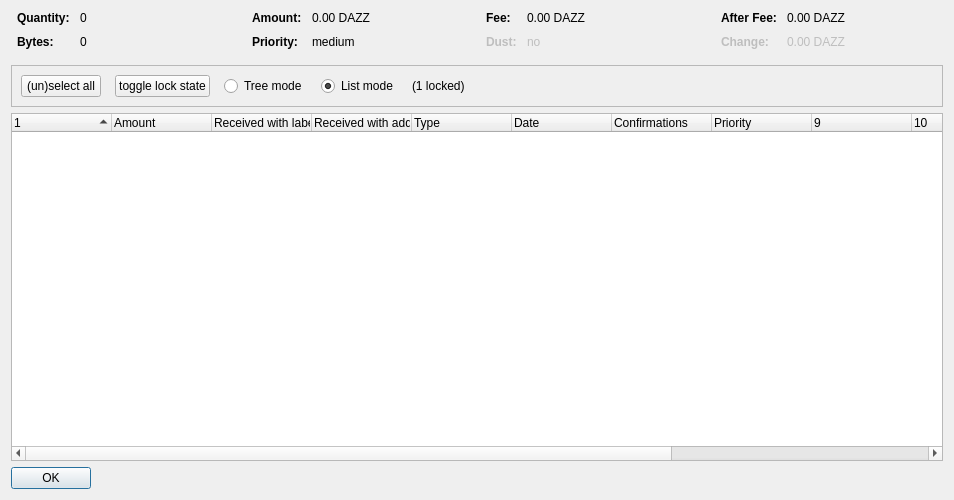
<?xml version="1.0" encoding="UTF-8"?>
<ui version="4.0">
 <class>CoinControlDialog</class>
 <widget class="QDialog" name="CoinControlDialog">
  <property name="geometry">
   <rect>
    <x>0</x>
    <y>0</y>
    <width>954</width>
    <height>500</height>
   </rect>
  </property>
  <property name="windowTitle">
   <string>Coin Selection</string>
  </property>
  <layout class="QVBoxLayout" name="verticalLayout">
   <item>
    <layout class="QHBoxLayout" name="horizontalLayoutTop" stretch="0,0,0,0">
     <property name="topMargin">
      <number>0</number>
     </property>
     <property name="bottomMargin">
      <number>10</number>
     </property>
     <item>
      <layout class="QFormLayout" name="formLayoutCoinControl1">
       <property name="horizontalSpacing">
        <number>10</number>
       </property>
       <property name="verticalSpacing">
        <number>10</number>
       </property>
       <property name="leftMargin">
        <number>6</number>
       </property>
       <property name="rightMargin">
        <number>6</number>
       </property>
       <item row="0" column="0">
        <widget class="QLabel" name="labelCoinControlQuantityText">
         <property name="font">
          <font>
           <weight>75</weight>
           <bold>true</bold>
          </font>
         </property>
         <property name="text">
          <string>Quantity:</string>
         </property>
        </widget>
       </item>
       <item row="0" column="1">
        <widget class="QLabel" name="labelCoinControlQuantity">
         <property name="cursor">
          <cursorShape>IBeamCursor</cursorShape>
         </property>
         <property name="contextMenuPolicy">
          <enum>Qt::ActionsContextMenu</enum>
         </property>
         <property name="text">
          <string notr="true">0</string>
         </property>
         <property name="textInteractionFlags">
          <set>Qt::LinksAccessibleByMouse|Qt::TextSelectableByKeyboard|Qt::TextSelectableByMouse</set>
         </property>
        </widget>
       </item>
       <item row="1" column="0">
        <widget class="QLabel" name="labelCoinControlBytesText">
         <property name="font">
          <font>
           <weight>75</weight>
           <bold>true</bold>
          </font>
         </property>
         <property name="text">
          <string>Bytes:</string>
         </property>
        </widget>
       </item>
       <item row="1" column="1">
        <widget class="QLabel" name="labelCoinControlBytes">
         <property name="cursor">
          <cursorShape>IBeamCursor</cursorShape>
         </property>
         <property name="contextMenuPolicy">
          <enum>Qt::ActionsContextMenu</enum>
         </property>
         <property name="text">
          <string notr="true">0</string>
         </property>
         <property name="textInteractionFlags">
          <set>Qt::LinksAccessibleByMouse|Qt::TextSelectableByKeyboard|Qt::TextSelectableByMouse</set>
         </property>
        </widget>
       </item>
      </layout>
     </item>
     <item>
      <layout class="QFormLayout" name="formLayoutCoinControl2">
       <property name="horizontalSpacing">
        <number>10</number>
       </property>
       <property name="verticalSpacing">
        <number>10</number>
       </property>
       <property name="leftMargin">
        <number>6</number>
       </property>
       <property name="rightMargin">
        <number>6</number>
       </property>
       <item row="0" column="0">
        <widget class="QLabel" name="labelCoinControlAmountText">
         <property name="font">
          <font>
           <weight>75</weight>
           <bold>true</bold>
          </font>
         </property>
         <property name="text">
          <string>Amount:</string>
         </property>
        </widget>
       </item>
       <item row="0" column="1">
        <widget class="QLabel" name="labelCoinControlAmount">
         <property name="cursor">
          <cursorShape>IBeamCursor</cursorShape>
         </property>
         <property name="contextMenuPolicy">
          <enum>Qt::ActionsContextMenu</enum>
         </property>
         <property name="text">
          <string notr="true">0.00 DAZZ</string>
         </property>
         <property name="textInteractionFlags">
          <set>Qt::LinksAccessibleByMouse|Qt::TextSelectableByKeyboard|Qt::TextSelectableByMouse</set>
         </property>
        </widget>
       </item>
       <item row="1" column="0">
        <widget class="QLabel" name="labelCoinControlPriorityText">
         <property name="font">
          <font>
           <weight>75</weight>
           <bold>true</bold>
          </font>
         </property>
         <property name="text">
          <string>Priority:</string>
         </property>
        </widget>
       </item>
       <item row="1" column="1">
        <widget class="QLabel" name="labelCoinControlPriority">
         <property name="cursor">
          <cursorShape>IBeamCursor</cursorShape>
         </property>
         <property name="contextMenuPolicy">
          <enum>Qt::ActionsContextMenu</enum>
         </property>
         <property name="text">
          <string>medium</string>
         </property>
         <property name="textInteractionFlags">
          <set>Qt::LinksAccessibleByMouse|Qt::TextSelectableByKeyboard|Qt::TextSelectableByMouse</set>
         </property>
        </widget>
       </item>
      </layout>
     </item>
     <item>
      <layout class="QFormLayout" name="formLayoutCoinControl3">
       <property name="horizontalSpacing">
        <number>10</number>
       </property>
       <property name="verticalSpacing">
        <number>10</number>
       </property>
       <property name="leftMargin">
        <number>6</number>
       </property>
       <property name="rightMargin">
        <number>6</number>
       </property>
       <item row="0" column="0">
        <widget class="QLabel" name="labelCoinControlFeeText">
         <property name="font">
          <font>
           <weight>75</weight>
           <bold>true</bold>
          </font>
         </property>
         <property name="text">
          <string>Fee:</string>
         </property>
        </widget>
       </item>
       <item row="0" column="1">
        <widget class="QLabel" name="labelCoinControlFee">
         <property name="cursor">
          <cursorShape>IBeamCursor</cursorShape>
         </property>
         <property name="contextMenuPolicy">
          <enum>Qt::ActionsContextMenu</enum>
         </property>
         <property name="text">
          <string notr="true">0.00 DAZZ</string>
         </property>
         <property name="textInteractionFlags">
          <set>Qt::LinksAccessibleByMouse|Qt::TextSelectableByKeyboard|Qt::TextSelectableByMouse</set>
         </property>
        </widget>
       </item>
       <item row="1" column="0">
        <widget class="QLabel" name="labelCoinControlLowOutputText">
         <property name="enabled">
          <bool>false</bool>
         </property>
         <property name="font">
          <font>
           <weight>75</weight>
           <bold>true</bold>
          </font>
         </property>
         <property name="text">
          <string>Dust:</string>
         </property>
        </widget>
       </item>
       <item row="1" column="1">
        <widget class="QLabel" name="labelCoinControlLowOutput">
         <property name="enabled">
          <bool>false</bool>
         </property>
         <property name="cursor">
          <cursorShape>IBeamCursor</cursorShape>
         </property>
         <property name="contextMenuPolicy">
          <enum>Qt::ActionsContextMenu</enum>
         </property>
         <property name="text">
          <string>no</string>
         </property>
         <property name="textInteractionFlags">
          <set>Qt::LinksAccessibleByMouse|Qt::TextSelectableByKeyboard|Qt::TextSelectableByMouse</set>
         </property>
        </widget>
       </item>
      </layout>
     </item>
     <item>
      <layout class="QFormLayout" name="formLayoutCoinControl4">
       <property name="horizontalSpacing">
        <number>10</number>
       </property>
       <property name="verticalSpacing">
        <number>10</number>
       </property>
       <property name="leftMargin">
        <number>6</number>
       </property>
       <property name="rightMargin">
        <number>6</number>
       </property>
       <item row="0" column="0">
        <widget class="QLabel" name="labelCoinControlAfterFeeText">
         <property name="font">
          <font>
           <weight>75</weight>
           <bold>true</bold>
          </font>
         </property>
         <property name="text">
          <string>After Fee:</string>
         </property>
        </widget>
       </item>
       <item row="0" column="1">
        <widget class="QLabel" name="labelCoinControlAfterFee">
         <property name="cursor">
          <cursorShape>IBeamCursor</cursorShape>
         </property>
         <property name="contextMenuPolicy">
          <enum>Qt::ActionsContextMenu</enum>
         </property>
         <property name="text">
          <string notr="true">0.00 DAZZ</string>
         </property>
         <property name="textInteractionFlags">
          <set>Qt::LinksAccessibleByMouse|Qt::TextSelectableByKeyboard|Qt::TextSelectableByMouse</set>
         </property>
        </widget>
       </item>
       <item row="1" column="0">
        <widget class="QLabel" name="labelCoinControlChangeText">
         <property name="enabled">
          <bool>false</bool>
         </property>
         <property name="font">
          <font>
           <weight>75</weight>
           <bold>true</bold>
          </font>
         </property>
         <property name="text">
          <string>Change:</string>
         </property>
        </widget>
       </item>
       <item row="1" column="1">
        <widget class="QLabel" name="labelCoinControlChange">
         <property name="enabled">
          <bool>false</bool>
         </property>
         <property name="cursor">
          <cursorShape>IBeamCursor</cursorShape>
         </property>
         <property name="contextMenuPolicy">
          <enum>Qt::ActionsContextMenu</enum>
         </property>
         <property name="text">
          <string notr="true">0.00 DAZZ</string>
         </property>
         <property name="textInteractionFlags">
          <set>Qt::LinksAccessibleByMouse|Qt::TextSelectableByKeyboard|Qt::TextSelectableByMouse</set>
         </property>
        </widget>
       </item>
      </layout>
     </item>
    </layout>
   </item>
   <item>
    <widget class="QFrame" name="frame">
     <property name="minimumSize">
      <size>
       <width>0</width>
       <height>40</height>
      </size>
     </property>
     <property name="frameShape">
      <enum>QFrame::StyledPanel</enum>
     </property>
     <property name="frameShadow">
      <enum>QFrame::Sunken</enum>
     </property>
     <layout class="QHBoxLayout" name="horizontalLayout">
      <item>
       <layout class="QHBoxLayout" name="horizontalLayoutPanel" stretch="0,0,0,0,0,0">
        <property name="spacing">
         <number>14</number>
        </property>
        <item>
         <widget class="QPushButton" name="pushButtonSelectAll">
          <property name="sizePolicy">
           <sizepolicy hsizetype="Maximum" vsizetype="Fixed">
            <horstretch>0</horstretch>
            <verstretch>0</verstretch>
           </sizepolicy>
          </property>
          <property name="text">
           <string>(un)select all</string>
          </property>
          <property name="autoDefault">
           <bool>false</bool>
          </property>
         </widget>
        </item>
        <item>
         <widget class="QPushButton" name="pushButtonToggleLock">
          <property name="sizePolicy">
           <sizepolicy hsizetype="Maximum" vsizetype="Fixed">
            <horstretch>0</horstretch>
            <verstretch>0</verstretch>
           </sizepolicy>
          </property>
          <property name="text">
           <string>toggle lock state</string>
          </property>
          <property name="autoDefault">
           <bool>false</bool>
          </property>
         </widget>
        </item>
        <item>
         <widget class="QRadioButton" name="radioTreeMode">
          <property name="sizePolicy">
           <sizepolicy hsizetype="Maximum" vsizetype="Fixed">
            <horstretch>0</horstretch>
            <verstretch>0</verstretch>
           </sizepolicy>
          </property>
          <property name="text">
           <string>Tree mode</string>
          </property>
         </widget>
        </item>
        <item>
         <widget class="QRadioButton" name="radioListMode">
          <property name="sizePolicy">
           <sizepolicy hsizetype="Maximum" vsizetype="Fixed">
            <horstretch>0</horstretch>
            <verstretch>0</verstretch>
           </sizepolicy>
          </property>
          <property name="text">
           <string>List mode</string>
          </property>
          <property name="checked">
           <bool>true</bool>
          </property>
         </widget>
        </item>
        <item>
         <widget class="QLabel" name="labelLocked">
          <property name="text">
           <string>(1 locked)</string>
          </property>
         </widget>
        </item>
        <item>
         <spacer name="horizontalSpacer">
          <property name="orientation">
           <enum>Qt::Horizontal</enum>
          </property>
          <property name="sizeHint" stdset="0">
           <size>
            <width>40</width>
            <height>20</height>
           </size>
          </property>
         </spacer>
        </item>
       </layout>
      </item>
     </layout>
    </widget>
   </item>
   <item>
    <widget class="CoinControlTreeWidget" name="treeWidget">
     <property name="contextMenuPolicy">
      <enum>Qt::CustomContextMenu</enum>
     </property>
     <property name="sortingEnabled">
      <bool>false</bool>
     </property>
     <property name="columnCount">
      <number>13</number>
     </property>
     <attribute name="headerShowSortIndicator" stdset="0">
      <bool>true</bool>
     </attribute>
     <attribute name="headerStretchLastSection">
      <bool>false</bool>
     </attribute>
     <column>
      <property name="text">
       <string/>
      </property>
     </column>
     <column>
      <property name="text">
       <string>Amount</string>
      </property>
     </column>
     <column>
      <property name="text">
       <string>Received with label</string>
      </property>
     </column>
     <column>
      <property name="text">
       <string>Received with address</string>
      </property>
     </column>
     <column>
      <property name="text">
       <string>Type</string>
      </property>
     </column>
     <column>
      <property name="text">
       <string>Date</string>
      </property>
     </column>
     <column>
      <property name="text">
       <string>Confirmations</string>
      </property>
      <property name="toolTip">
       <string>Confirmed</string>
      </property>
     </column>
     <column>
      <property name="text">
       <string>Priority</string>
      </property>
     </column>
     <column>
      <property name="text">
       <string/>
      </property>
     </column>
     <column>
      <property name="text">
       <string/>
      </property>
     </column>
     <column>
      <property name="text">
       <string/>
      </property>
     </column>
     <column>
      <property name="text">
       <string/>
      </property>
     </column>
     <column>
      <property name="text">
       <string/>
      </property>
     </column>
    </widget>
   </item>
   <item>
    <widget class="QDialogButtonBox" name="buttonBox">
     <property name="sizePolicy">
      <sizepolicy hsizetype="Maximum" vsizetype="Fixed">
       <horstretch>0</horstretch>
       <verstretch>0</verstretch>
      </sizepolicy>
     </property>
     <property name="orientation">
      <enum>Qt::Horizontal</enum>
     </property>
     <property name="standardButtons">
      <set>QDialogButtonBox::Ok</set>
     </property>
    </widget>
   </item>
  </layout>
 </widget>
 <customwidgets>
  <customwidget>
   <class>CoinControlTreeWidget</class>
   <extends>QTreeWidget</extends>
   <header>coincontroltreewidget.h</header>
  </customwidget>
 </customwidgets>
 <resources/>
 <connections/>
</ui>
